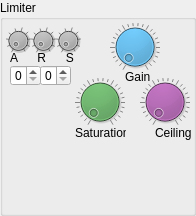
      <widget class="QGroupBox" name="limiter">
       <property name="geometry">
        <rect>
         <x>655</x>
         <y>20</y>
         <width>196</width>
         <height>216</height>
        </rect>
       </property>
       <property name="title">
        <string>Limiter</string>
       </property>
       <widget class="QDial" name="limiter_gain">
        <property name="geometry">
         <rect>
          <x>110</x>
          <y>15</y>
          <width>50</width>
          <height>64</height>
         </rect>
        </property>
        <property name="styleSheet">
         <string notr="true">background-color: #2ea4e8</string>
        </property>
        <property name="notchesVisible">
         <bool>true</bool>
        </property>
       </widget>
       <widget class="QDial" name="saturation">
        <property name="geometry">
         <rect>
          <x>75</x>
          <y>70</y>
          <width>50</width>
          <height>64</height>
         </rect>
        </property>
        <property name="styleSheet">
         <string notr="true">background-color: #585</string>
        </property>
        <property name="notchesVisible">
         <bool>true</bool>
        </property>
       </widget>
       <widget class="QDial" name="ceiling">
        <property name="geometry">
         <rect>
          <x>140</x>
          <y>70</y>
          <width>50</width>
          <height>64</height>
         </rect>
        </property>
        <property name="styleSheet">
         <string notr="true">background-color: #535</string>
        </property>
        <property name="notchesVisible">
         <bool>true</bool>
        </property>
       </widget>
       <widget class="QLabel" name="label_81">
        <property name="geometry">
         <rect>
          <x>125</x>
          <y>70</y>
          <width>47</width>
          <height>13</height>
         </rect>
        </property>
        <property name="text">
         <string>Gain</string>
        </property>
       </widget>
       <widget class="QLabel" name="label_82">
        <property name="geometry">
         <rect>
          <x>75</x>
          <y>125</y>
          <width>51</width>
          <height>16</height>
         </rect>
        </property>
        <property name="text">
         <string>Saturation</string>
        </property>
       </widget>
       <widget class="QLabel" name="label_83">
        <property name="geometry">
         <rect>
          <x>155</x>
          <y>125</y>
          <width>47</width>
          <height>16</height>
         </rect>
        </property>
        <property name="text">
         <string>Ceiling</string>
        </property>
       </widget>
       <widget class="QDial" name="limiter_attack">
        <property name="geometry">
         <rect>
          <x>5</x>
          <y>20</y>
          <width>26</width>
          <height>41</height>
         </rect>
        </property>
        <property name="styleSheet">
         <string notr="true">background-color: #333</string>
        </property>
        <property name="notchTarget">
         <double>11.699999999999999</double>
        </property>
        <property name="notchesVisible">
         <bool>true</bool>
        </property>
       </widget>
       <widget class="QDial" name="limiter_release">
        <property name="geometry">
         <rect>
          <x>30</x>
          <y>20</y>
          <width>26</width>
          <height>41</height>
         </rect>
        </property>
        <property name="styleSheet">
         <string notr="true">background-color: #333</string>
        </property>
        <property name="notchTarget">
         <double>11.699999999999999</double>
        </property>
        <property name="notchesVisible">
         <bool>true</bool>
        </property>
       </widget>
       <widget class="QDial" name="sustain">
        <property name="geometry">
         <rect>
          <x>55</x>
          <y>20</y>
          <width>26</width>
          <height>41</height>
         </rect>
        </property>
        <property name="styleSheet">
         <string notr="true">background-color: #333</string>
        </property>
        <property name="notchTarget">
         <double>11.699999999999999</double>
        </property>
        <property name="notchesVisible">
         <bool>true</bool>
        </property>
       </widget>
       <widget class="QLabel" name="label_84">
        <property name="geometry">
         <rect>
          <x>10</x>
          <y>50</y>
          <width>71</width>
          <height>16</height>
         </rect>
        </property>
        <property name="text">
         <string>A      R      S</string>
        </property>
       </widget>
       <widget class="QSpinBox" name="limiter_attack_curve">
        <property name="geometry">
         <rect>
          <x>10</x>
          <y>65</y>
          <width>31</width>
          <height>21</height>
         </rect>
        </property>
        <property name="styleSheet">
         <string notr="true"/>
        </property>
       </widget>
       <widget class="QSpinBox" name="limiter_release_curve">
        <property name="geometry">
         <rect>
          <x>40</x>
          <y>65</y>
          <width>31</width>
          <height>21</height>
         </rect>
        </property>
       </widget>
      </widget>
